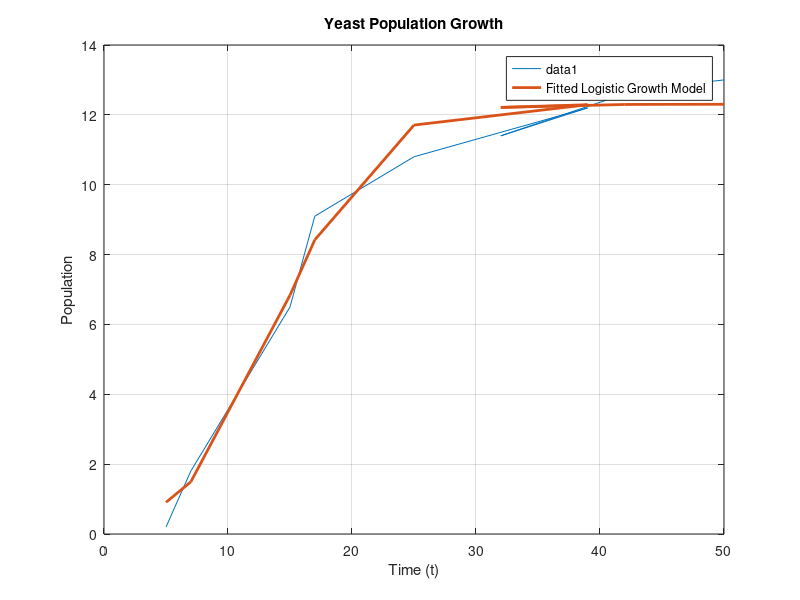

Here is the MATLAB script that generated this plot:
function hw5p7=hw5p7()
time = [5, 7, 15, 17, 25, 39, 32, 42, 45, 50];
observed_population = [0.2, 1.8, 6.5, 9.1, 10.8, 12.2, 11.4, 12.6, 12.8, 13.0];

model = @(params, t) params(1) ./ (1 + params(2) * exp(-params(3) * t));

objective = @(params) sum((model(params, time) - observed_population).^2);

initial_guess = [observed_population(end), 1, 0.1];

fitted_params = fminsearch(objective, initial_guess);

K = fitted_params(1);
C = fitted_params(2);
r0 = fitted_params(3);

fitted_population = model(fitted_params, time);

figure;
plot(time, observed_population);
hold on;
plot(time, fitted_population, 'LineWidth', 2, 'DisplayName', 'Fitted Logistic Growth Model');
title('Yeast Population Growth');
xlabel('Time (t)');
ylabel('Population');
legend('show');
grid on;
hold off;

disp('Fitted Parameters:');
disp(['K (Carrying Capacity): ', num2str(K)]);
disp(['C (Exponential Growth Factor): ', num2str(C)]);
disp(['r0 (Growth Rate): ', num2str(r0)]);
